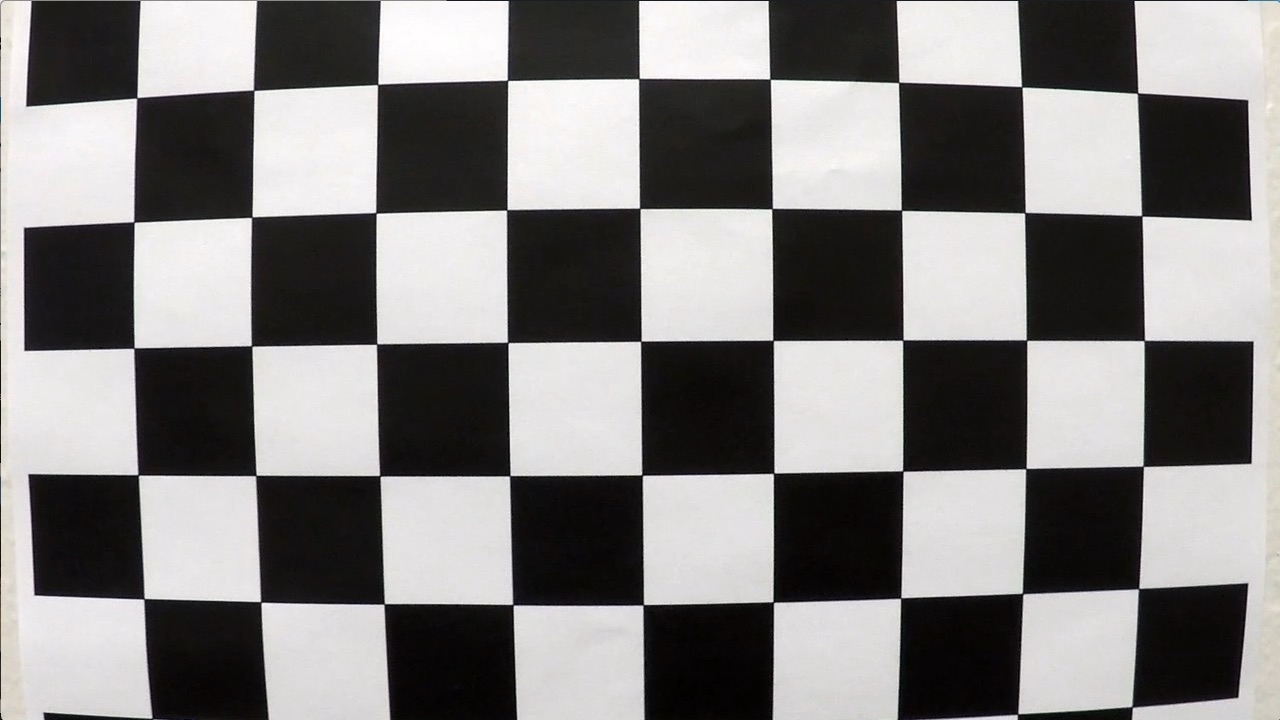
#> input picture Project4-Advanced-Lane-Lines/camera_cal/calibration1.jpg, 1280 x 720 px; its folder holds 5 pictures in this run
$ python calibrate_camera.py
#> lines starting #> are read from the running program, lines starting #| are printed output that depends on the picture; after the words box and inside, x2 and y2 are one past the last pixel; in counts of white or black regions, pixels touching at a corner belong together
import matplotlib
import matplotlib
matplotlib.use("Qt5Agg")
import matplotlib.pyplot as plt
import matplotlib.image as mpimg
import numpy as np
import cv2
import glob
import pickle


def calibrate_camera():
	"""Function to calibrate the camera"""

	# Arrays to store object points and image points from all
	# the images
	objpoints = []   # 3D points in real world space
	imgpoints = []   # 2D points in image plane

	nx = 9
	ny = 6

	# Prepare object points, like (0, 0, 0), (1, 0, 0,) ...
	objp = np.zeros((nx * ny, 3), np.float32)
	objp[:,:2] = np.mgrid[0:nx, 0:ny].T.reshape(-1, 2)
	# termination criteria
	criteria = (cv2.TERM_CRITERIA_EPS + cv2.TERM_CRITERIA_MAX_ITER, 30, 0.001)
	images = glob.glob('camera_cal/*.jpg')

	# Go through all images and find corners
	for fname in images:
		# read in an image
		img = cv2.imread(fname)
#> img is the input picture: shape (720, 1280, 3); mean B, G, R 127.8, 128.4, 130.1

		# convert to grayscale
		gray = cv2.cvtColor(img, cv2.COLOR_BGR2GRAY)

		# Find the chess board corners
		ret, corners = cv2.findChessboardCorners(gray, (nx, ny), None)
#> ret = False; corners = None
		# If found, add object points, image points (after refining them)
		if ret == True:
			objpoints.append(objp)
			cv2.cornerSubPix(gray, corners, (11, 11), (-1, -1), criteria)
			imgpoints.append(corners)

			# Draw and display the corners
			img = cv2.drawChessboardCorners(img, (nx, ny), corners, ret)
			#plt.imshow(img)
			cv2.imwrite('output_images/chess_corners.png', img)
		else:
			print('Warning: ret = {} for {}'.format(ret, fname))
#| Warning: ret = False for Project4-Advanced-Lane-Lines/camera_cal/calibration1.jpg
#> pass 2 of the loop in calibrate_camera, `for fname in images:`:
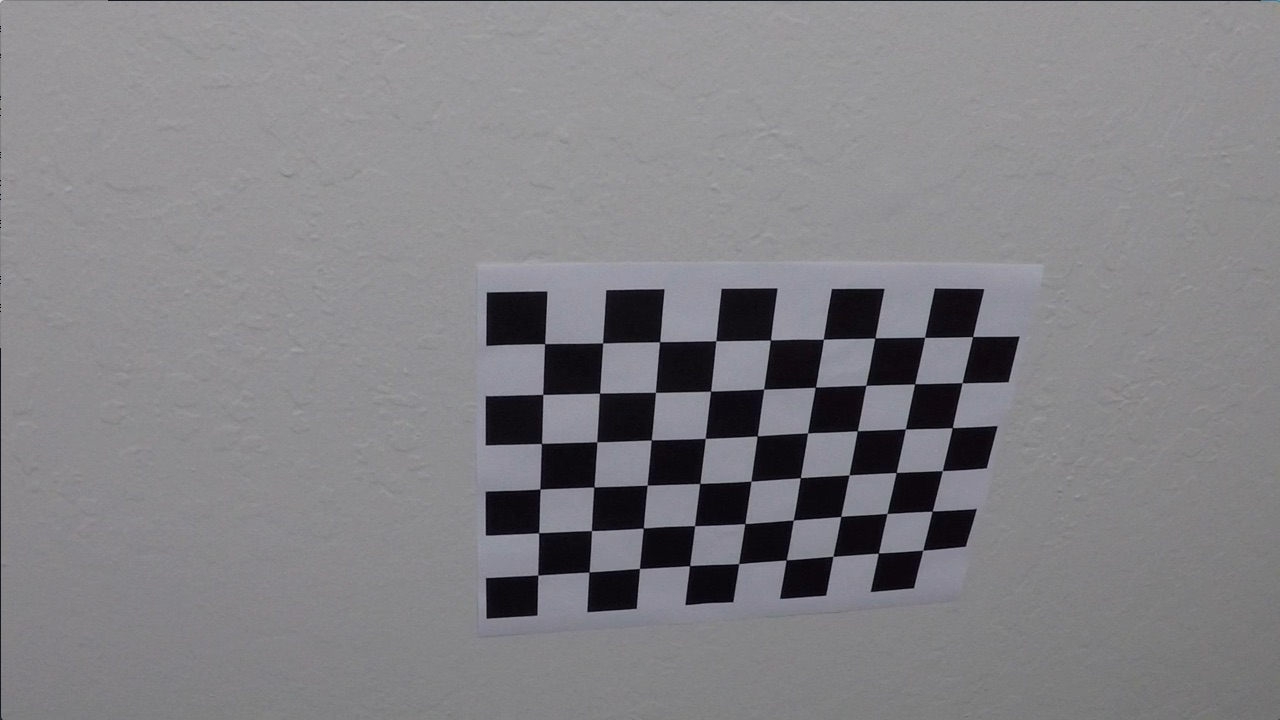
#> input picture Project4-Advanced-Lane-Lines/camera_cal/calibration10.jpg, 1280 x 720 px
#> in calibrate_camera, img is the input picture: shape (720, 1280, 3); mean B, G, R 133.1, 129.4, 130.2
#> ret = True; corners = 54 rows, first 8: [545.3, 343.1], [602.7, 342.8], [660.1, 341.3], [715.8, 340.7], [770.6, 340], [823.5, 339.2], [874.3, 338.5], [925.1, 337.4]
#> in calibrate_camera, `img = cv2.drawChessboardCorners(img, (nx, ny), corners, ret)`:
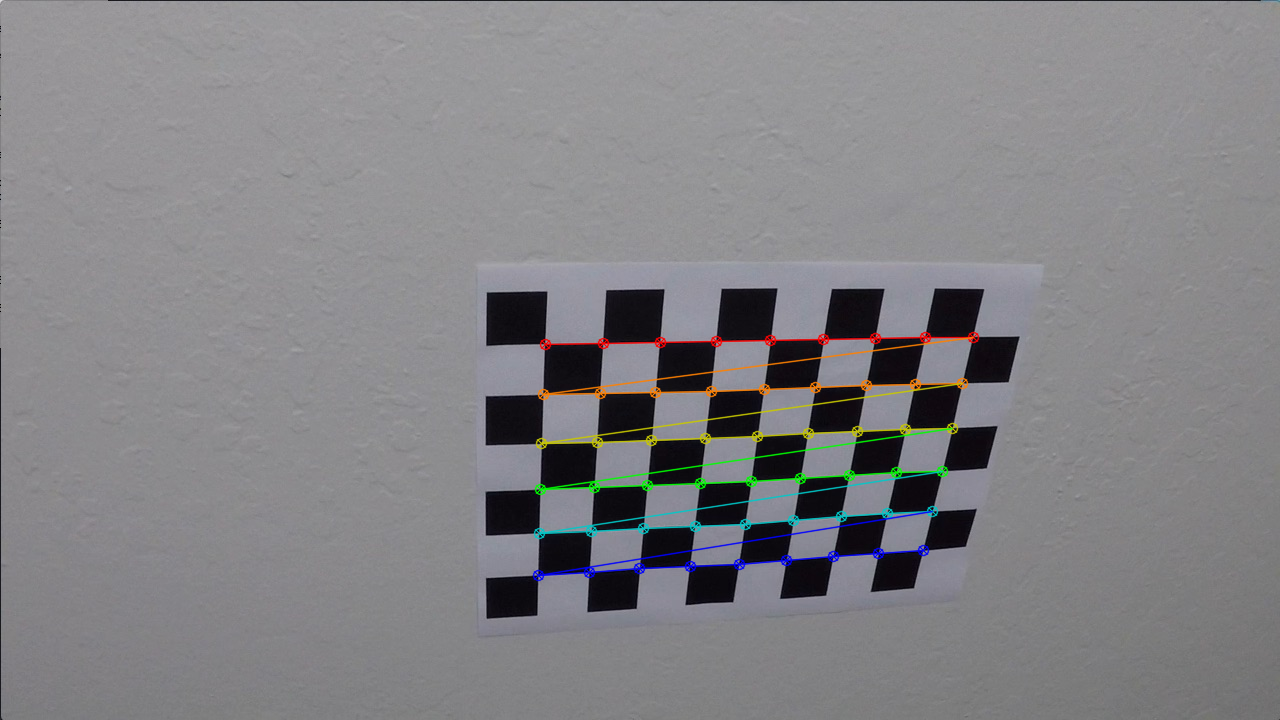
#> img: shape (720, 1280, 3); 1.92% of pixels changed, all inside (x1, y1, x2, y2) = (532, 331, 980, 582)
#> pass 3 of the loop in calibrate_camera, `for fname in images:`:
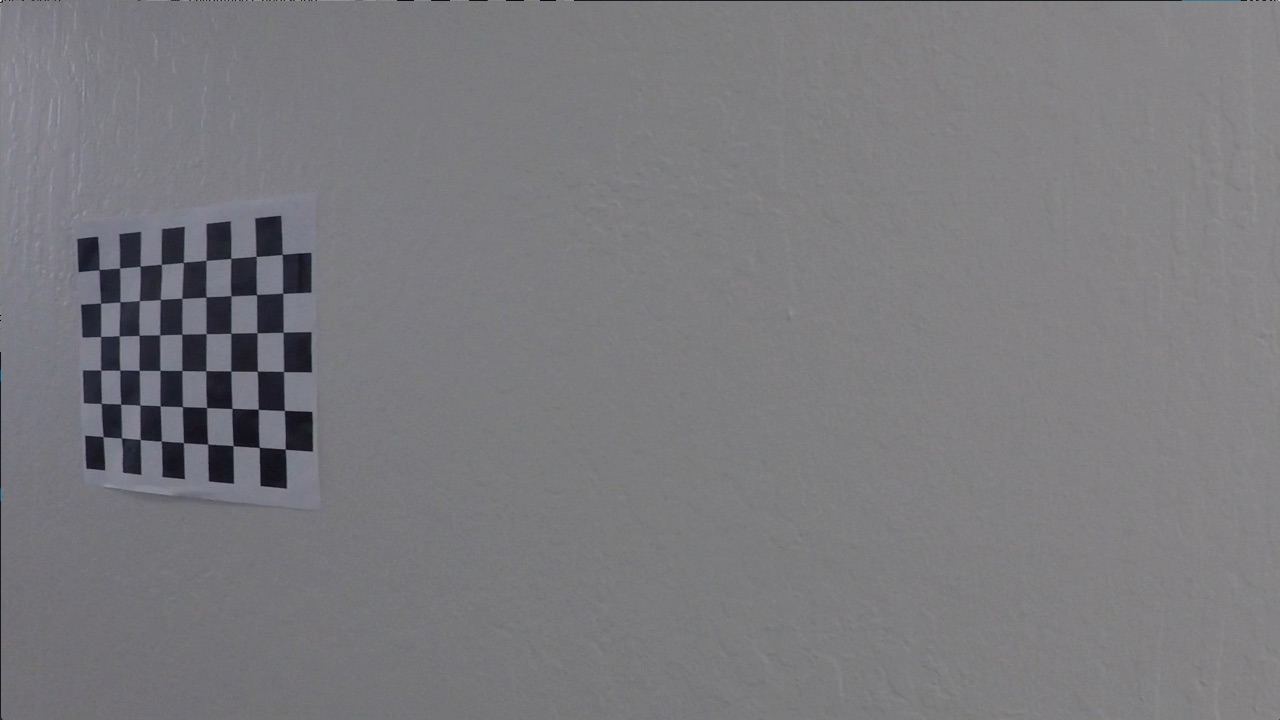
#> input picture Project4-Advanced-Lane-Lines/camera_cal/calibration11.jpg, 1280 x 720 px
#> in calibrate_camera, img is the input picture: shape (720, 1280, 3); mean B, G, R 125.2, 121.7, 122.2
#> corners = 54 rows, first 8: [99.22, 269.6], [119.6, 268], [140.1, 266.1], [161.3, 264.5], [183.3, 262.5], [206.1, 260.3], [230.7, 258.2], [256.2, 256.3]
#> in calibrate_camera, `img = cv2.drawChessboardCorners(img, (nx, ny), corners, ret)`:
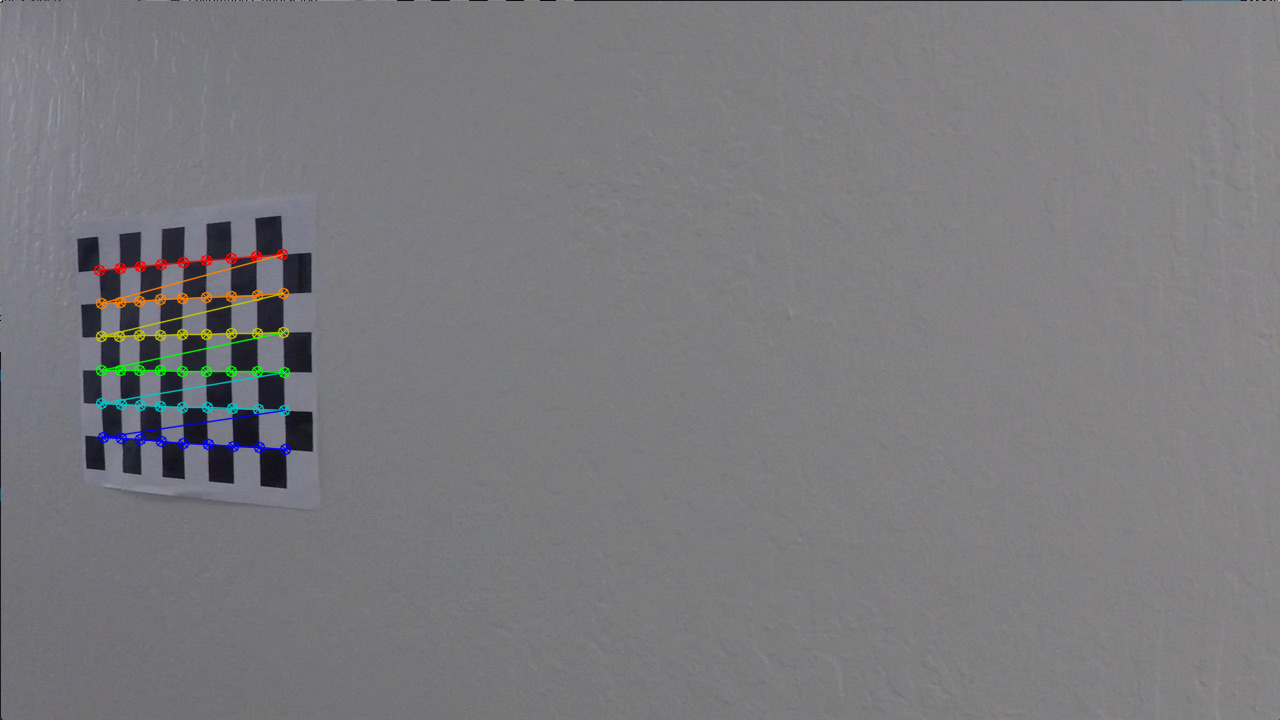
#> img: shape (720, 1280, 3); 1.11% of pixels changed, all inside (x1, y1, x2, y2) = (93, 248, 292, 456)
#> the loop made 5 passes; the first 3 are shown

	# calibrate camera and undistort a test image
	img = plt.imread('test_images/test2.jpg')
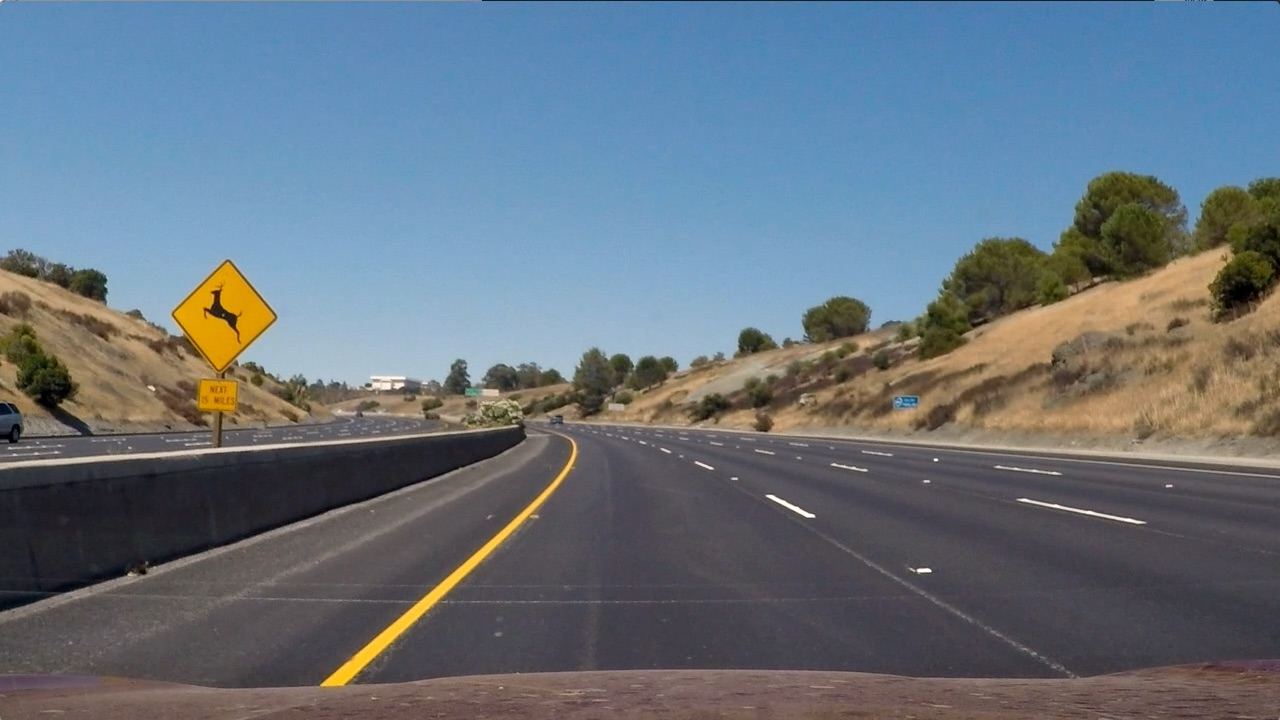
#> input picture Project4-Advanced-Lane-Lines/test_images/test2.jpg, 1280 x 720 px, found by its file name
#> img is the input picture: shape (720, 1280, 3); mean R, G, B 102.8, 114.6, 125.5
	img_size = (img.shape[1], img.shape[0])
#> img_size = (1280, 720)

	ret, mtx, dist, rvecs, tvecs = cv2.calibrateCamera(objpoints, imgpoints, img_size, None, None)
	return mtx, dist

if __name__ == '__main__':
	mtx, dist = calibrate_camera()
	save_dict = {'mtx':mtx, 'dist':dist}
	with open('calibrate_camera.p', 'wb') as f:
		pickle.dump(save_dict, f)

	# Undistort example calibration image
	img = mpimg.imread('camera_cal/calibration5.jpg')
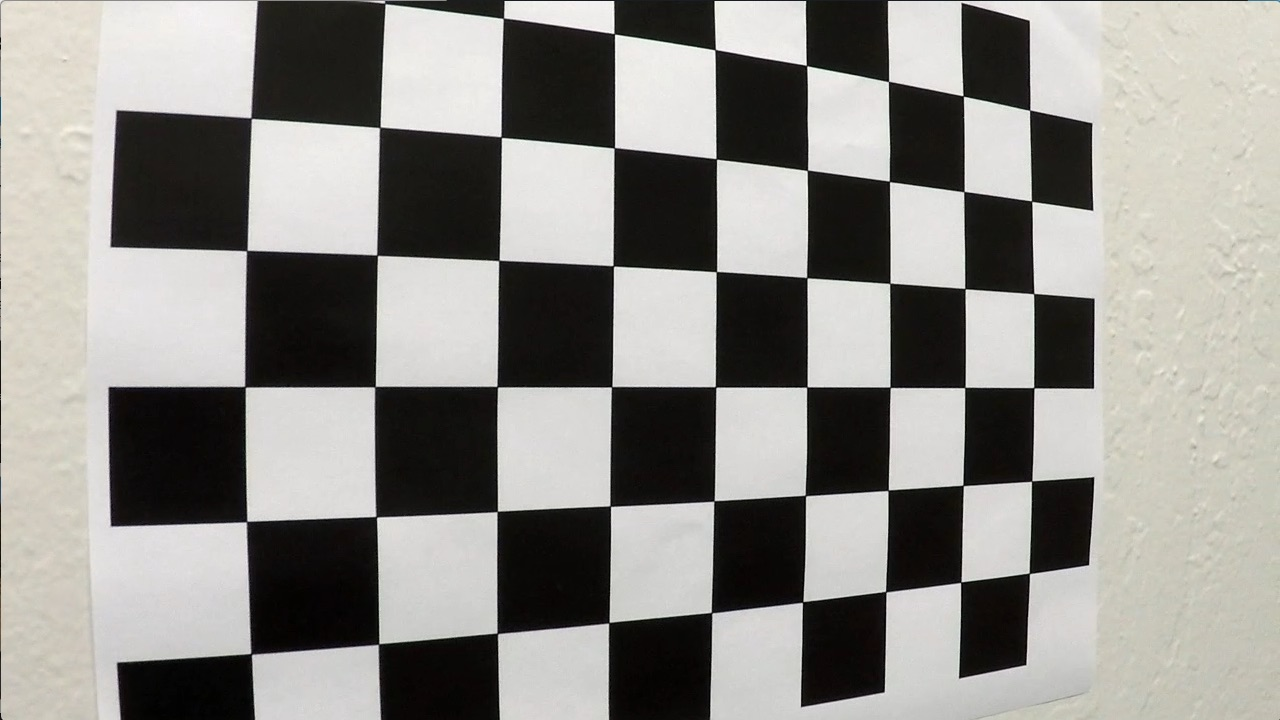
#> input picture Project4-Advanced-Lane-Lines/camera_cal/calibration5.jpg, 1280 x 720 px, found by its file name
#> img is the input picture: shape (720, 1280, 3); mean R, G, B 143.1, 141.5, 137.3
	dst = cv2.undistort(img, mtx, dist, None, mtx)
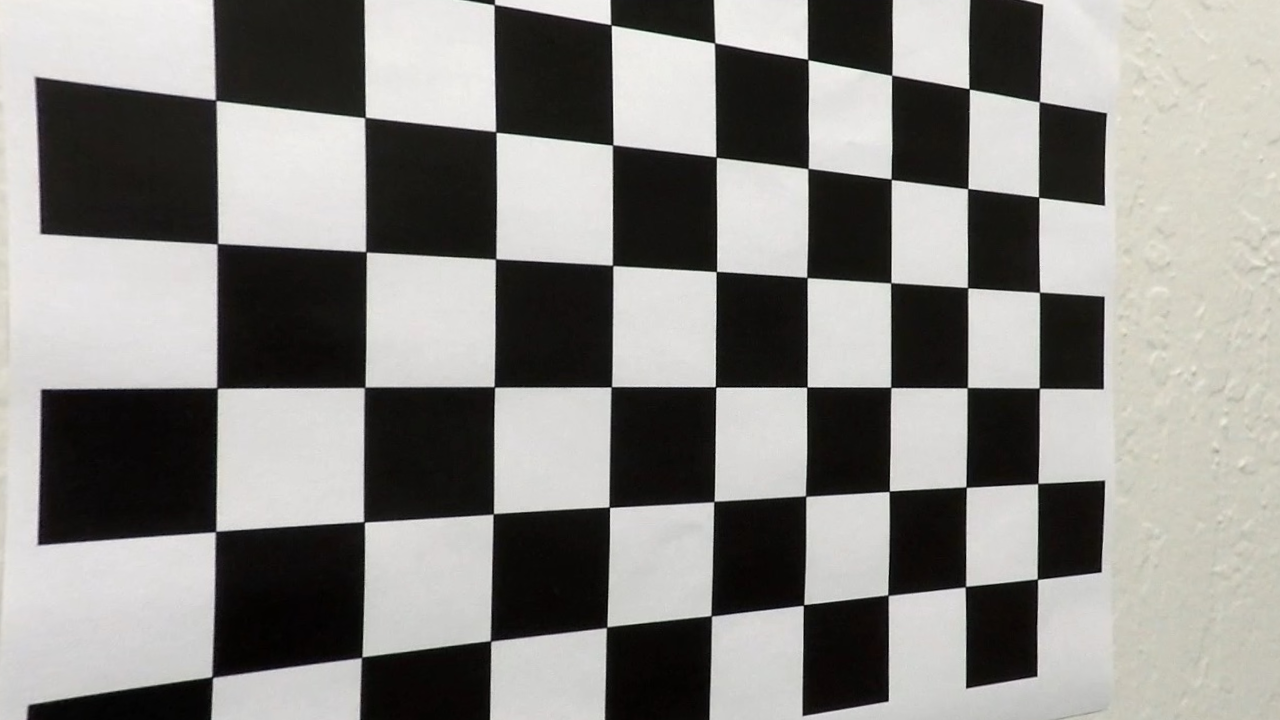
#> dst: shape (720, 1280, 3); mean R, G, B 137, 135.6, 132.2

	# cv2.imwrite('output_images/undistort_calibration.png')
	f, (ax1, ax2) = plt.subplots(1, 2, figsize=(20,10))
	ax1.imshow(img)
	ax1.set_title('Original Image', fontsize=30)
	ax2.imshow(dst)
	ax2.set_title('Undistorted Image', fontsize=30)
	plt.savefig('output_images/undistort_calibration.png')
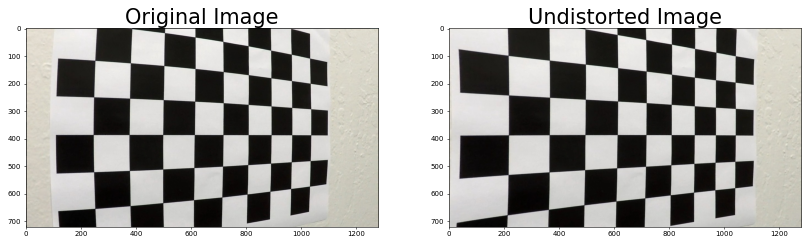
#> figure drawn by matplotlib, 2 panels
